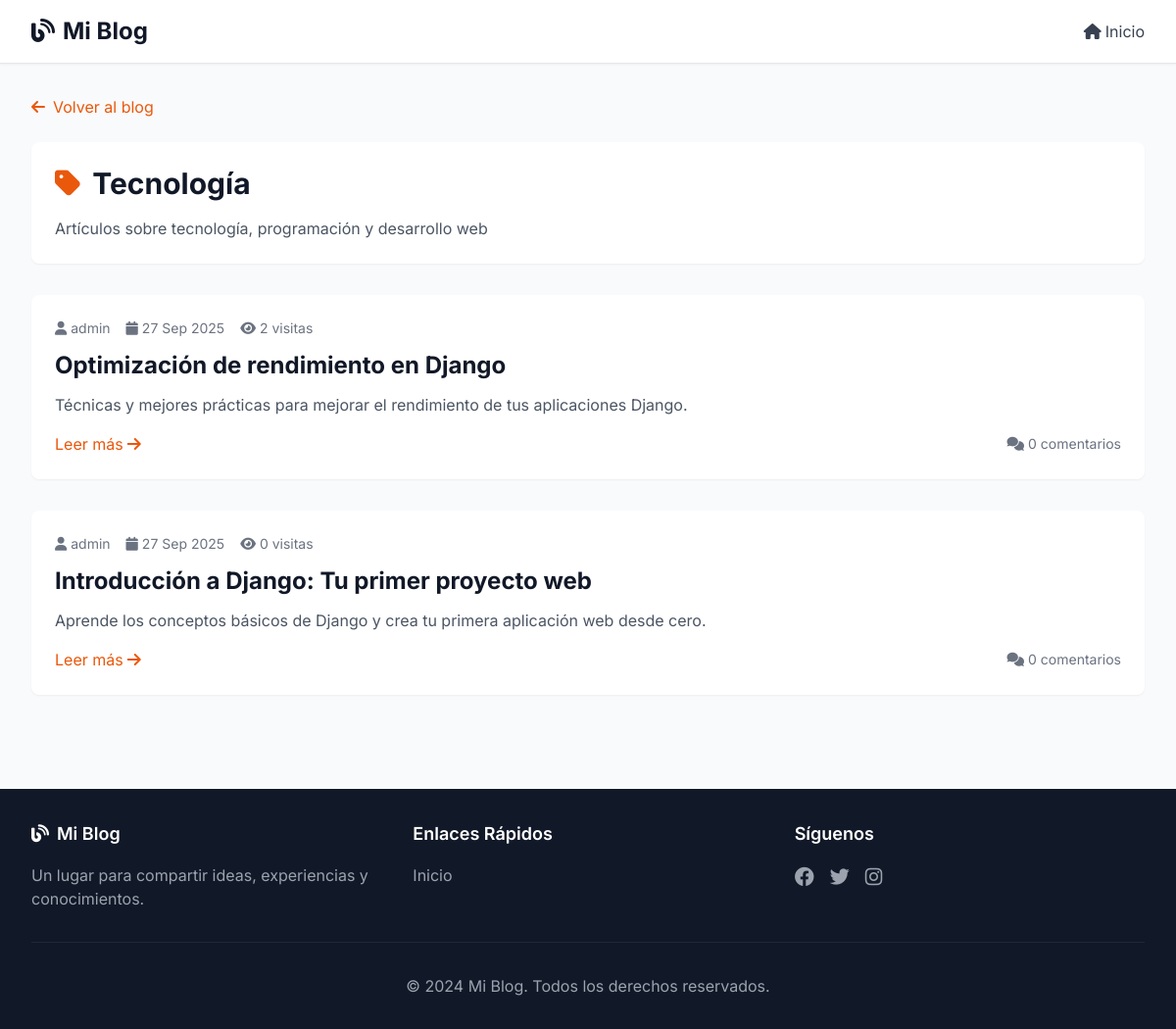
Page /categoria/Tecnología/ on the committed database.
### blog/models.py (models this page shows, shortened)
class Categoria(models.Model):
    nombre = models.CharField(max_length=100, unique=True)
    descripcion = models.TextField(blank=True)
    fecha_creacion = models.DateTimeField(auto_now_add=True)
    class Meta:
        verbose_name = "Categoría"
        verbose_name_plural = "Categorías"
        ordering = ['nombre']

class Post(models.Model):
    ESTADO_CHOICES = [
        ('borrador', 'Borrador'),
        ('publicado', 'Publicado'),
    ]
    titulo = models.CharField(max_length=200)
    slug = models.SlugField(max_length=200, unique=True)
    autor = models.ForeignKey(User, on_delete=models.CASCADE, related_name='posts')
    categoria = models.ForeignKey(Categoria, on_delete=models.SET_NULL, null=True, blank=True)
    contenido = models.TextField()
    resumen = models.TextField(max_length=300, blank=True)
    imagen = models.ImageField(upload_to='blog/imagenes/', blank=True, null=True)
    estado = models.CharField(max_length=10, choices=ESTADO_CHOICES, default='borrador')
    fecha_creacion = models.DateTimeField(auto_now_add=True)
    fecha_actualizacion = models.DateTimeField(auto_now=True)
    fecha_publicacion = models.DateTimeField(null=True, blank=True)
    visitas = models.PositiveIntegerField(default=0)
    class Meta:
        ordering = ['-fecha_publicacion', '-fecha_creacion']
        verbose_name = "Post"
        verbose_name_plural = "Posts"
    def get_absolute_url(self):
        return reverse('blog:detalle_post', kwargs={'slug': self.slug})

### blog/views.py (the view)
# urls.py: path('categoria/<str:categoria_slug>/', views.posts_por_categoria, name='posts_por_categoria'),
def posts_por_categoria(request, categoria_slug):
    categoria = get_object_or_404(Categoria, nombre__iexact=categoria_slug)
    posts = Post.objects.filter(categoria=categoria, estado='publicado')
    paginator = Paginator(posts, 6)
    page_number = request.GET.get('page')
    page_obj = paginator.get_page(page_number)
    context = {
        'categoria': categoria,
        'page_obj': page_obj,
    }
    return render(request, 'blog/posts_por_categoria.html', context)

### blog/templates/blog/posts_por_categoria.html (shortened to what this page needs)
{% extends 'blog/base.html' %}
{% block content %}
<div class="mb-6">
    <a href="{% url 'blog:lista_posts' %}" class="text-orange-600 hover:text-orange-700 transition-colors">
        <i class="fas fa-arrow-left mr-2"></i>Volver al blog
    </a>
</div>
<div class="bg-white rounded-lg shadow-sm p-6 mb-8">
    <h1 class="text-3xl font-bold text-gray-900 mb-4">
        <i class="fas fa-tag mr-3 text-orange-600"></i>{{ categoria.nombre }}
    </h1>
    {% if categoria.descripcion %}
    <p class="text-gray-600">{{ categoria.descripcion }}</p>
    {% endif %}
</div>
{% if page_obj %}
<div class="space-y-8">
    {% for post in page_obj %}
    <article class="bg-white rounded-lg shadow-sm overflow-hidden hover:shadow-md transition-shadow">
        <div class="p-6">
            <div class="flex items-center text-sm text-gray-500 mb-3">
                <span class="flex items-center mr-4">
                    <i class="fas fa-user mr-1"></i>
                        <a href="{% url 'blog:posts_por_autor' post.autor.username %}" class="hover:text-orange-600 transition-colors">
                            {{ post.autor.get_full_name|default:post.autor.username }}
                        </a>
                </span>
                <span class="flex items-center mr-4">
                    <i class="fas fa-calendar mr-1"></i>
                    {{ post.fecha_publicacion|date:"d M Y" }}
                </span>
                <span class="flex items-center mr-4">
                    <i class="fas fa-eye mr-1"></i>
                    {{ post.visitas }} visitas
                </span>
            </div>
            <h2 class="text-2xl font-bold text-gray-900 mb-3">
                        <a href="{{ post.get_absolute_url }}" class="hover:text-orange-600 transition-colors">
                            {{ post.titulo }}
                        </a>
            </h2>
            {% if post.resumen %}
            <p class="text-gray-600 mb-4">{{ post.resumen }}</p>
            {% endif %}
            <div class="flex items-center justify-between">
                <a href="{{ post.get_absolute_url }}"
                   class="inline-flex items-center text-orange-600 hover:text-orange-700 transition-colors">
                    Leer más
                    <i class="fas fa-arrow-right ml-1"></i>
                </a>
                <div class="flex items-center text-sm text-gray-500">
                    <i class="fas fa-comments mr-1"></i>
                    {{ post.comentarios.count }} comentarios
                </div>
            </div>
        </div>
    </article>
    {% endfor %}
</div>
{% else %}
<div class="bg-white rounded-lg shadow-sm p-8 text-center">
    <i class="fas fa-tag text-4xl text-gray-400 mb-4"></i>
    <h3 class="text-xl font-semibold text-gray-700 mb-2">No hay posts en esta categoría</h3>
    <p class="text-gray-500">Aún no se han publicado posts en "{{ categoria.nombre }}".</p>
</div>
{% endif %}
{% endblock %}

### blog/templates/blog/base.html (style rules this page uses)
body { font-family: 'Inter', sans-serif; }

### rows in the picture
Categoria: nombre "Tecnología", descripcion "Artículos sobre tecnología, programación y desarrollo web"
Post: autor.get_full_name "admin", fecha_publicacion "27 Sep 2025", visitas "2", titulo "Optimización de rendimiento en Django", resumen "Técnicas y mejores prácticas para mejorar el rendimiento de tus aplicaciones Django.", comentarios.count "0"
Post: autor.get_full_name "admin", fecha_publicacion "27 Sep 2025", visitas "0", titulo "Introducción a Django: Tu primer proyecto web", resumen "Aprende los conceptos básicos de Django y crea tu primera aplicación web desde cero.", comentarios.count "0"
